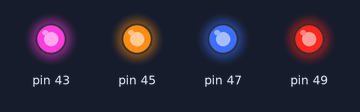
The sketch below on a simulated Arduino Mega 2560, built with avr-gcc and run on an emulated ATmega2560. Shown: output pins drawn as LEDs (lit = HIGH). At 0.0 s the program stops and its outputs stay as they are.

Above: at 0.1 s.
Timing chart, 0 to 1.5 s (numbered marks = the images above):
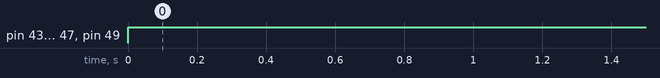

The sketch:

ETALVIS_Problem_01_09.ino
```cpp
//LEDs - Set 1 Problem 9 - Assessment
//Problem: Connect Eight LEDs to port L bit 0 to bit 7. Glow all EVEN position LEDs
void setup() {
  // put your setup code here, to run once:
  volatile char *ddrL,*outL;
  ddrL=0x10A;outL=0x10B;
  *ddrL=0x55;//making all even bit positions aas output 0 2 4 6
  while(1)
  {
    *outL=*ddrL;//Glows only evn leds
  }
}

void loop() {
  // put your main code here, to run repeatedly:
}
```

Measured:
- by itself, pin 43, pin 45, pin 47, pin 49: LOW → HIGH at 0.00 s
